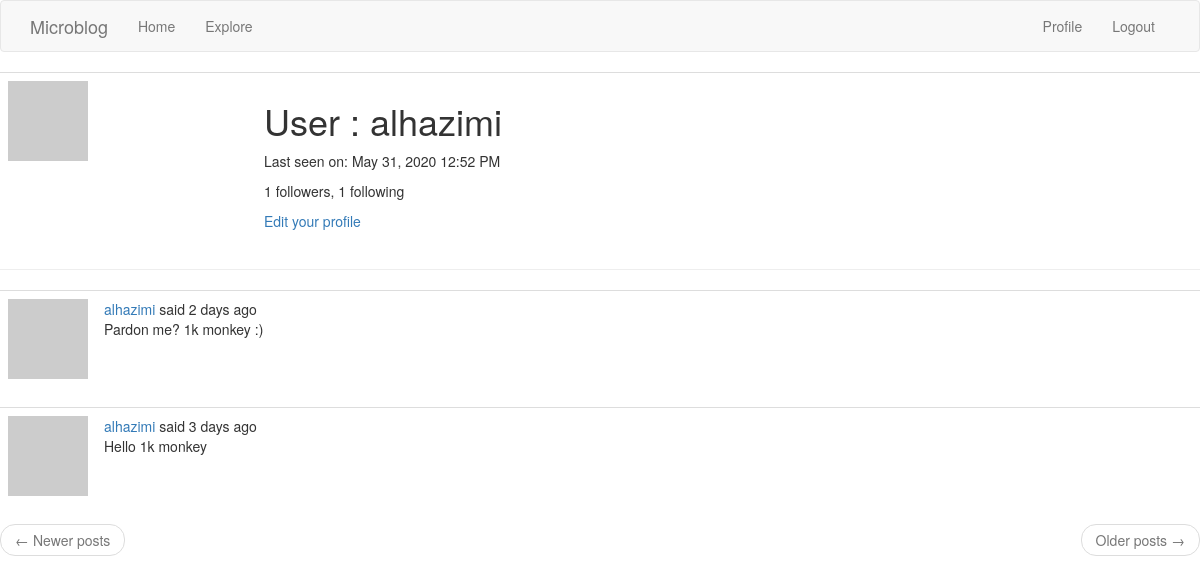
/user/alhazimi (signed in), run on the app's committed database.
### app/models.py (models this page shows, shortened)
class User(UserMixin, db.Model):
    id = db.Column(db.Integer, primary_key=True)
    username = db.Column(db.String(64), index=True, unique=True)
    email = db.Column(db.String(120), index=True, unique=True)
    password_hash = db.Column(db.String(128))
    posts = db.relationship("Post", backref="author", lazy="dynamic")
    about_me = db.Column(db.String(140))
    last_seen = db.Column(db.DateTime, default=datetime.utcnow)
    followed = db.relationship("User", secondary=followers,
                               primaryjoin=(followers.c.follower_id == id),
                               secondaryjoin=(followers.c.followed_id == id), # c is column
                               backref=db.backref("followers", lazy="dynamic"), lazy="dynamic")
    def avatar(self, size):
        digest = md5(self.email.lower().encode("utf-8")).hexdigest()
        return "https://gravatar.com/avatar/{}?d=identicon&s={}".format(
            digest, size)

class Post(db.Model):
    id = db.Column(db.Integer, primary_key=True)
    body = db.Column(db.String(128))
    timestamp = db.Column(db.DateTime, index=True, default=datetime.utcnow) # utcnow, uniform timestamp without ()
    user_id = db.Column(db.Integer, db.ForeignKey("user.id"))

### app/routes.py (the view)
@app.route("/user/<username>")
@login_required
def user(username):
    user = User.query.filter_by(username=username).first_or_404()
    page = request.args.get("page", 1, type=int)
    posts = user.posts.order_by(Post.timestamp.desc()).paginate(
        page, app.config["POST_PER_PAGE"], False)
    next_url = url_for("user", username=user.username, page=posts.next_num) \
        if posts.has_next else None
    prev_url = url_for("user", username=user.username, page=posts.prev_num) \
        if posts.has_prev else None
    form = EmptyForm()
    return render_template("user.html", user=user, posts=posts.items,
                           next_url=next_url, prev_url=prev_url, form=form)

### app/models.py (called while the page is built)
@login.user_loader
def load_user(id):
    return User.query.get(int(id))

### app/routes.py (called while the page is built)
@app.before_request # executed before the view function
def before_request():
    if current_user.is_authenticated:
        current_user.last_seen = datetime.utcnow()
        db.session.commit()
    g.locale = str(get_locale())

### app/templates/user.html (shortened to what this page needs)
{% extends "base.html" %}
{% block content %}
<table class="table table-hover">
  <tr>
    <td width="256px"><img src="{{ user.avatar(256) }}"/></td>
    <td>
      <h1>User : {{ user.username }}</h1>
      {% if user.last_seen %}
        <p>{{ _("Last seen on") }}: {{ moment(user.last_seen).format("LLL") }}</p>
      {% endif %}
      <p>{{ _('%(count)d followers', count=user.followers.count()) }},
        {{ _('%(count)d following', count=user.followed.count()) }}</p>
      {% if user == current_user %}
      <p><a href="{{ url_for('edit_profile') }}">{{ _("Edit your profile") }}</a></p>
      {% endif %}
    </td>
  </tr>
</table>
<hr/>
{% for post in posts %}
  {% include "_post.html" %}
{% endfor %}
<nav aria-label="...">
  <ul class="pager">
    <li class="previous{% if not prev_url %} disabled{% endif %}">
      <a href="{{ prev_url or '#' }}">
        <span aria-hidden="true">&larr;</span> {{ _("Newer posts") }}
      </a>
    </li>
    <li class="next{% if not next_url %} disabled{% endif %}">
      <a href="{{ next_url or '#' }}">
        {{ _("Older posts") }} <span aria-hidden="true">&rarr;</span>
      </a>
    </li>
  </ul>
</nav>
{% endblock %}

### app/templates/_post.html (shortened to what this page needs)
<table class="table table-hover">
  <tr>
    <td width="70px">
      <a href="{{ url_for('user', username=post.author.username) }}">
        <img src="{{ post.author.avatar(36) }}"/>
      </a>
    </td>
    <td>
      {{ _("%(username)s said %(when)s",
      username=user_link, when=moment(post.timestamp).fromNow()) }}
      <br/>
      {{ post.body }}
    </td>
  </tr>
</table>

### data on the page
User: username "alhazimi", last_seen "May 31, 2020 12:52 PM"
Post: body "Pardon me? 1k monkey :)"
Post: body "Hello 1k monkey"
